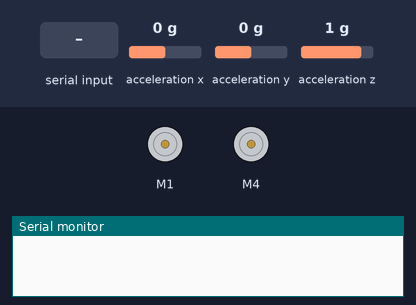
Bench run of a sketch on a simulated Arduino Mega 2560, built with avr-gcc and run on an emulated ATmega2560. Shown: 2 × DC motor (green arrow = forward, orange = backward, longer = faster), the last lines printed to the serial monitor. The inputs (shaded band) are chosen by the test bench; at power-on: acceleration x 0 g, acceleration y 0 g, acceleration z 1 g.

Above: at 1.2 s.
1.3 s: ".PARTY." received over the second serial link
At 2.4 s:
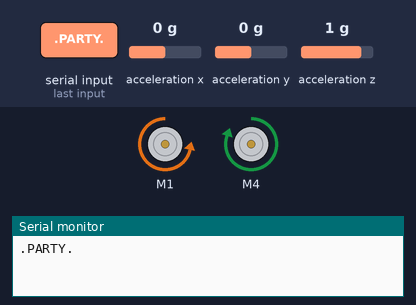
At 3.3 s:
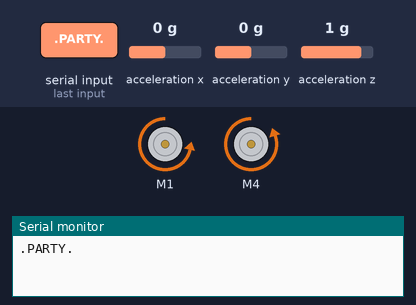
Timing chart, 0 to 10.3 s (numbered marks = the images above; inputs shaded):
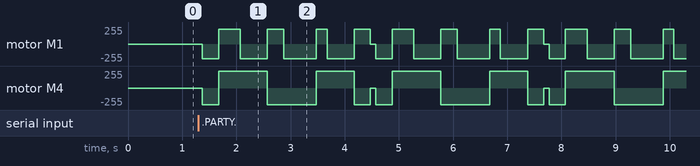

The sketch:

Initial_Motion_Program.ino
```cpp
#include <AFMotor.h>
#include <Wire.h>
#include <Adafruit_Sensor.h>
#include <Adafruit_ADXL345_U.h>
#define duration 100

String Direction;
int Speed = 220; //Motor speed
//int inverted;
float Zaccel; //Acceleration from ADXL345

Adafruit_ADXL345_Unified accel = Adafruit_ADXL345_Unified(12345);

sensor_t sensor;

AF_DCMotor Lmotor(1);
AF_DCMotor Rmotor(4);


void setup() {
  Serial1.begin(9600);
  Serial.begin(9600);

  Lmotor.setSpeed(Speed);
  Rmotor.setSpeed(Speed * 1.15909);


  if (!accel.begin()) {}
  accel.setRange(ADXL345_RANGE_16_G);

  sensors_event_t event;
  accel.getEvent(&event);
  Zaccel = (event.acceleration.z);
/*
  if (Zaccel <= 0) {
    Lmotor.setSpeed(Speed);
    Rmotor.setSpeed(Speed * 1.15909); //Tests if robot is upright or inverted
  }
  if (Zaccel >> 0) {
    //  Lmotor.setSpeed(-1 * Speed);
    //  Rmotor.setSpeed(-1 * Speed * 1.15909); //Tests if robot is upright or inverted
  }
*/
  Lmotor.run(RELEASE);
  Rmotor.run(RELEASE);
}
void loop() {


  while (Serial1.available())
  {
    delay(10);
    char c = Serial1.read();
    Direction += c;
    Serial.write(c);
  }

      sensors_event_t event;
  accel.getEvent(&event);
  Zaccel = (event.acceleration.z);

  if (Direction.length() > 0)
  {


    //Serial.println(Zaccel);

    //Serial1.println(Direction);
    if (Direction == ".FWD.")// Forward Function
    {
      if (Zaccel < 0) {
        Forward();
      }
      if (Zaccel > 0) {
        Reverse();
      }
    }
    if (Direction == ".STOP.")// Stop Function
    {
      Stop();
    }
    if (Direction == ".REV.")// Reverse Function
    {
      if (Zaccel < 0) {
        Reverse();
      }
      if (Zaccel > 0) {
        Forward();
      }
    }
    if (Direction == ".RIGHT.")// Pivot Right Function
    {
        Right();
    }
    if (Direction == ".LEFT.")// Pivot Left Function
    {
        Left();
    }

    if (Direction == ".PARTY.")// Party Function (This just moves around for a few seconds)
    {
      Party();
    }
  }
  Direction = "";// Resets String
}
//}

void Forward() {
  Lmotor.run(FORWARD);
  Rmotor.run(FORWARD);
  delay(duration);
}

void Reverse() {
  Lmotor.run(BACKWARD);
  Rmotor.run(BACKWARD);
  delay(duration);
}

void Left() {
  Lmotor.run(BACKWARD);
  Rmotor.run(FORWARD);
  delay(duration);
}

void Right() {
  Lmotor.run(FORWARD);
  Rmotor.run(BACKWARD);
  delay(duration);
}

void Stop() {
  Lmotor.run(RELEASE);
  Rmotor.run(RELEASE);
  delay(duration);
}

void Party() {
  for (int i = 0 ; i < 4; i++) {
    Lmotor.run(BACKWARD);
    Rmotor.run(BACKWARD);
    delay(300);
    Lmotor.run(FORWARD);
    Rmotor.run(FORWARD);
    delay(400);
    Lmotor.run(BACKWARD);
    Rmotor.run(FORWARD);
    delay(500);
    Rmotor.run(BACKWARD);
    Lmotor.run(FORWARD);
    delay(300);
    Lmotor.run(BACKWARD);
    Rmotor.run(BACKWARD);
    delay(600);
    Lmotor.run(FORWARD);
    Rmotor.run(FORWARD);
    delay(200);
    Lmotor.run(BACKWARD);
    Rmotor.run(FORWARD);
    delay(500);
    Rmotor.run(BACKWARD);
    Lmotor.run(FORWARD);
    delay(300);
    Rmotor.run(RELEASE);
    Lmotor.run(RELEASE);
    delay(100);
  }
}
```
